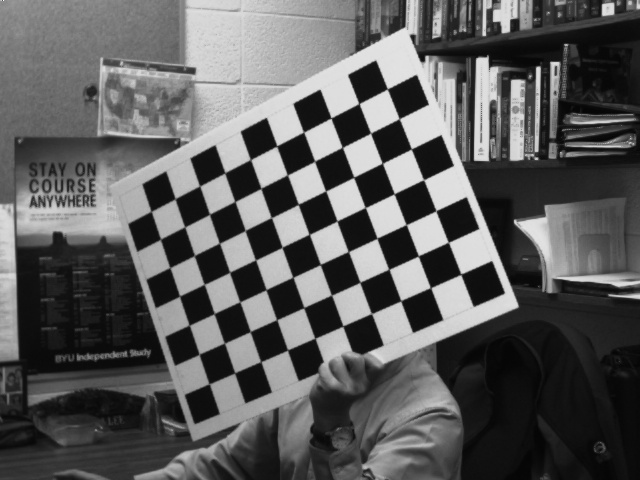
#> input picture camera_calibration/calibration_images/AR1.jpg, 640 x 480 px, given in place of the camera
$ python balance_object_from_webcam.py   (older library calls are emulated)
#> lines starting #> are read from the running program, lines starting #| are printed output that depends on the picture
### utils/ZedCamera.py
import cv2
import numpy as np
import scipy.io as sio
import os


class ZedCamera():
    def __init__(self):
        thisDir = os.path.dirname(__file__)
        dataDir = os.path.join(thisDir, 'ZED_stereo_params.mat')
        data = sio.loadmat(dataDir)
#> (reads utils/ZED_stereo_params.mat from the repository)
        self.cameraL = data["cameraL"]
        self.cameraR = data["cameraR"]
        self.distL = data["distL"]
        self.distR = data["distR"]
        self.R1 = data["R1"]
        self.R2 = data["R2"]
        self.P1 = data["P1"]
        self.P2 = data["P2"]
        self.Q = data["Q"]
        self.R = data["R"]
        self.T = data["T"]

        self.camera = cv2.VideoCapture(0)

        self.width = 1280
        self.height = 720
        self.camera.set(cv2.CAP_PROP_FRAME_WIDTH, self.width * 2)
        self.camera.set(cv2.CAP_PROP_FRAME_HEIGHT, self.height)

        self.mapLeftx, self.mapLefty = cv2.initUndistortRectifyMap(
            self.cameraL, self.distL, self.R1, self.P1,
            (self.width, self.height), cv2.CV_32FC1)
        self.mapRightx, self.mapRighty = cv2.initUndistortRectifyMap(
            self.cameraR, self.distR, self.R2, self.P2,
            (self.width, self.height), cv2.CV_32FC1)

    # def __del__(self):
    #     self.release_camera()

    def get_images(self):
        ret, image = self.camera.read()
#> image is the input picture: shape (480, 640, 3); min 1, max 255, mean 92
        imageRL = np.split(image, 2, axis=1)
#> imageRL = 2 items
        imageL = imageRL[0]
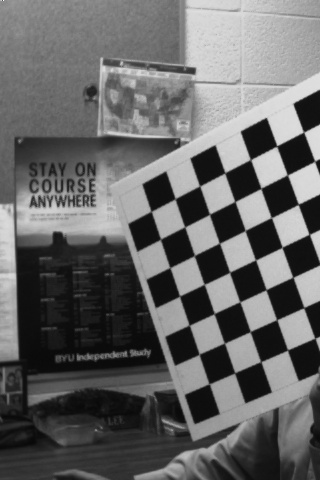
#> imageL: shape (480, 320, 3); min 7, max 255, mean 101.8
        imageR = imageRL[1]
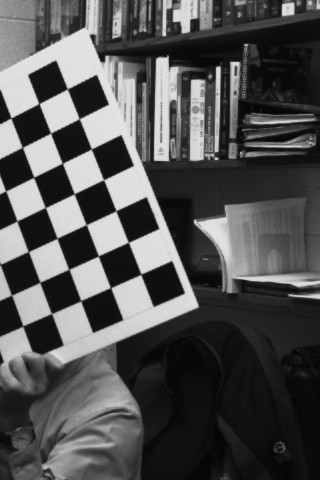
#> imageR: shape (480, 320, 3); min 1, max 232, mean 82.3
        return imageL, imageR

    # [11 lines left out: function get_images_undistort, not called in this run]

    def release_camera(self):
        self.camera.release()

### augmented_reality_stereo/Object.py
import numpy as np
import cv2
from IPython import embed


class Object():
    def __init__(self):
        self.position = np.zeros([3])
        self.mass = 1.0
        self.velocity = np.zeros([3])
        self.positionMax = np.array([8.5, 0.5, 0.])
        self.positionMin = np.array([-0.5, -6., 0.])
        self.groundR = np.zeros([3, 3])

    def set_ground(self, RVec):
        self.groundR, _ = cv2.Rodrigues(RVec)

    # [90 lines left out: functions update, get_points, draw_object_on_image, not called in this run]

### augmented_reality_stereo/balance_object_from_webcam.py
import numpy as np
import cv2
import sys
from Object import Object
sys.path.append('..')
from utils.ZedCamera import ZedCamera
import time
from IPython import embed

camera = ZedCamera()
chessXPoints = 9
chessYPoints = 7
chessPoints = np.zeros((chessXPoints * chessYPoints, 3), np.float32)
chessPoints[:, :2] = 24.5 * np.mgrid[:chessXPoints, :chessYPoints].T.reshape(
    -1, 2)

object3d = Object()
arucoDict = cv2.aruco.Dictionary_get(cv2.aruco.DICT_4X4_50)
arucoParams = cv2.aruco.DetectorParameters_create()
arucoParams.cornerRefinementMethod = cv2.aruco.CORNER_REFINE_SUBPIX
arucoPoints = 25.4 * np.array([[0, 0], [7.25, 0], [-0.06, -4.875],
                               [17.1250, -4.8]])


def find_aruco(image, numNeeded=4):
#> called with numNeeded = 4
    gray = cv2.cvtColor(image, cv2.COLOR_BGR2GRAY)
    cornersDetected, ids, rejected = cv2.aruco.detectMarkers(
        gray, arucoDict, parameters=arucoParams)
#> cornersDetected = (); ids = None; rejected = 30 items
    centroids = np.zeros([4, 2])

    if len(cornersDetected) < numNeeded:
        ret = False
    else:
        for i in range(4):
            index = np.where(ids == i)[0]
            if index.size == 0:
                index = None
            else:
                index = index[0]
                centroids[i, :] = get_centroid_from_corners(
                    cornersDetected[index].squeeze())

        ret = True

    return ret, centroids


# [11 lines left out: function get_centroid_from_corners, not called in this run]


def get_R_T_from_aruco(centroidsL, centroidsR):
    centroidLu = cv2.undistortPoints(centroidsL,
                                     camera.cameraL,
                                     camera.distL,
                                     R=camera.R1,
                                     P=camera.P1).squeeze()
    centroidRu = cv2.undistortPoints(centroidsR,
                                     camera.cameraR,
                                     camera.distR,
                                     R=camera.R2,
                                     P=camera.P2).squeeze()

    disparity = centroidLu[:, 0] - centroidRu[:, 0]

    points2d = np.zeros([4, 1, 3])
    points2d[:, 0, :2] = centroidLu
    points2d[:, 0, 2] = disparity

    points3d = cv2.perspectiveTransform(points2d, camera.Q).squeeze()

    # points3d = points3d + (camera.T / 2).squeeze()

    points3d = points3d.squeeze()
    R01 = points3d[1, :] - points3d[0, :]
    R03 = points3d[3, :] - points3d[0, :]
    zVec = np.cross(R03, R01)
    zVec = zVec / np.linalg.norm(zVec)
    xVec = R01 / np.linalg.norm(R01)
    yVec = np.cross(zVec, xVec)
    yVec = yVec / np.linalg.norm(yVec)

    R = np.zeros([3, 3])
    R[:, 0] = xVec
    R[:, 1] = yVec
    R[:, 2] = zVec

    RVec, _ = cv2.Rodrigues(R)
    T = points3d[0, :]

    return RVec, T


# [56 lines left out: functions locate_puck, puck_to_camera, not called in this run]


while True:
    # Calibrate ground
    imageL, imageR = camera.get_images()
    ret, centroids = find_aruco(imageL)
#> ret = False; centroids = [[0, 0], [0, 0], [0, 0], [0, 0]]
    if ret:
        for i in range(4):
            cv2.circle(imageL, tuple(centroids[i, :].astype('int')), 2,
                       (0, 0, 255), -1)

    cv2.imshow("camera", imageL)
    if cv2.waitKey(1) & 0xFF == ord(' '):
#> (key q is pressed here)
        calibImageL = imageL
        calibImageR = imageR
        break

ret, centroidsL = find_aruco(calibImageL)
ret, centroidsR = find_aruco(calibImageR)
RVec, T = get_R_T_from_aruco(centroidsL, centroidsR)
object3d.set_ground(RVec)

lastUpdate = time.time()

while True:

    imageL, imageR = camera.get_images()
    ret, cornersL = find_aruco(imageL)
#> cornersL = [[0, 0], [0, 0], [0, 0], [0, 0]]
    ret1, cornersR = find_aruco(imageR)
#> ret1 = False; cornersR = [[0, 0], [0, 0], [0, 0], [0, 0]]
    # ret, corners = find_chessboard_corners(image)

    if ret and ret1:
        # ret, RVec, T = cv2.solvePnP(chessPoints, corners, camera.cameraMatrix,
        #                             camera.distortion)
        # RVec, T = get_R_T_from_aruco(corners)
        RVec, T = get_R_T_from_aruco(cornersL, cornersR)
        # graphy = get_homography_from_single_aruco(corners)

        centroidPuckL = locate_puck(imageL)
        centroidPuckR = locate_puck(imageR)
        if (centroidPuckL is not None) and (centroidPuckR is not None):
            puckCamera = puck_to_camera(centroidPuckL, centroidPuckR)
        else:
            puckCamera = None

        imageUndist = object3d.draw_object_on_image(imageL, camera, RVec, T)

        dt = lastUpdate - time.time()
        lastUpdate = time.time()
        object3d.update(RVec, T, puckCamera, dt)

#> (the run stopped early here; a loop or call above may not have finished)
